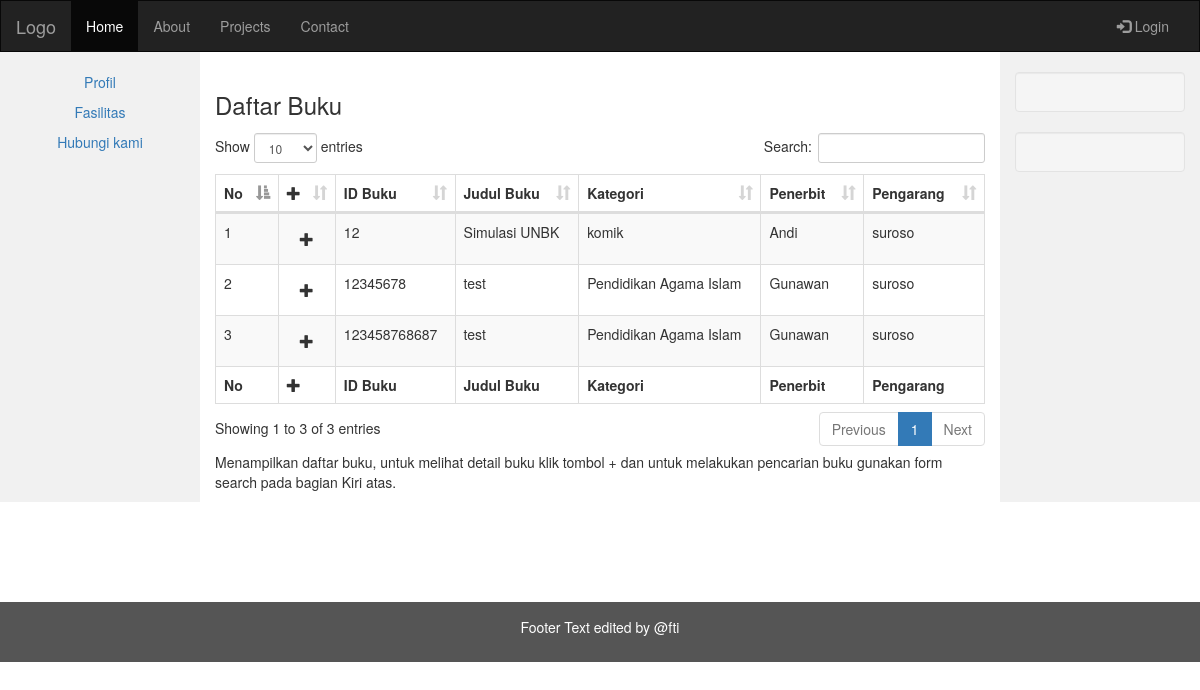
The page / on the database its author committed.
### tables this page shows
CREATE TABLE IF NOT EXISTS `tb_buku` (
  `id_buku` char(15) NOT NULL,
  `ISBN` varchar(20) NOT NULL,
  `judul` varchar(100) NOT NULL,
  `id_kategori` int(3) NOT NULL,
  `id_penerbit` int(3) NOT NULL,
  `id_pengarang` int(3) NOT NULL,
  `no_rak` int(2) NOT NULL,
  `thn_terbit` year(4) NOT NULL,
  `stok` int(3) NOT NULL,
  `ket` text NOT NULL
);

CREATE TABLE IF NOT EXISTS `tb_kategori` (
`id_kategori` int(3) NOT NULL,
  `kategori` varchar(50) NOT NULL
);

CREATE TABLE IF NOT EXISTS `tb_penerbit` (
`id_penerbit` int(3) NOT NULL,
  `nama_penerbit` varchar(50) NOT NULL,
  `id_provinsi` int(4) NOT NULL
);

CREATE TABLE IF NOT EXISTS `tb_pengarang` (
`id_pengarang` int(3) NOT NULL,
  `nama_pengarang` varchar(50) NOT NULL
);

### application/controllers/Buku.php (called while the page is built, shortened)
<?php if ( ! defined('BASEPATH')) exit('No direct script access allowed');
class Buku extends CI_Controller {
	public function index(){
		$data['title']='Home Perpustakaan';
			$data['pointer']="Buku";
			$data['classicon']="fa fa-book";
			$data['main_bread']="Data Buku";
			$data['sub_bread']="Daftar Buku";
			$data['desc']="Menampilkan Data Buku Perpustakaan";
			$data['data_buku'] = $this->Buku_model->getAllData("tb_buku");
			$data['data_kategori'] = $this->Buku_model->getAllData("tb_kategori");
			$data['data_penerbit'] = $this->Buku_model->getAllData("tb_penerbit");
			$data['data_pengarang'] = $this->Buku_model->getAllData("tb_pengarang");
			$data['data_rak'] = $this->Buku_model->getAllData("tb_rak");
			$tmp['content']=$this->load->view('global/R_buku',$data, TRUE);
			$this->load->view('global/layout',$tmp);
	}
}

### index.php (called while the page is built, shortened)
<?php
require_once BASEPATH.'core/CodeIgniter.php';

### application/models/Buku_model.php (called while the page is built, shortened)
<?php if ( ! defined('BASEPATH')) exit('No direct script access allowed');
class Buku_model extends CI_Model {
	public function getAllData($table)
	{
		return $this->db->get($table);
	}
}

### application/views/global/R_buku.php (the view, shortened to what this page needs)
<link rel="stylesheet" href="<?php echo base_url(); ?>assets/plugins/datatables/dataTables.bootstrap.css">
<div class="box box-solid box-primary">
  <div class="box-header with-border">
    <h3 class="box-title"><i class="fa fa-book"></i> Daftar Buku</h3>
  </div>
   <div class="box-body">
   <div class="form-group"></div>
   <table id="table-buku" class="table table-striped table-bordered" cellspacing="0" width="100%">
        <thead>
            <tr>
                <th>No</th>
                <th class="center"> <i class="glyphicon glyphicon-plus"></i></th>
                <th>ID Buku</th>
                <th>Judul Buku</th>
                <th>Kategori</th>
                <th>Penerbit</th>
                <th>Pengarang</th>
            </tr>
        </thead>
        <tfoot>
            <tr>
                <th>No</th>
                <th class="center"><i class="glyphicon glyphicon-plus"></i></th>
                <th>ID Buku</th>
                <th>Judul Buku</th>
                <th>Kategori</th>
                <th>Penerbit</th>
                <th>Pengarang</th>
            </tr>
        </tfoot>
        <tbody>
         <?php
  $no = 1;
    foreach($data_buku->result_array() as $op)
    {
    ?>
            <tr>
                <td><?php echo $no++ ;?></td>
                <td class="details-control"><i class="btn btn-box-tool" data-toggle="tooltip" title="Tampilkan Detail"><i class="glyphicon glyphicon-plus"></i></i>
                </td>
                <td><?php echo $op['id_buku'];?></td>
                <td><?php echo $op['judul'];?></td>
                <td><?php $kategori=$op['id_kategori'];
                    foreach ($data_kategori ->result_array()  as $op2) {
                      if($op2['id_kategori']==$kategori){
                          echo $op2['kategori'];
                      }
                    }?></td>
                <td><?php $penerbit=$op['id_penerbit'];
                    foreach ($data_penerbit ->result_array()  as $op2) {
                      if($op2['id_penerbit']==$penerbit){
                          echo $op2['nama_penerbit'];
                      }
                    }?></td>
                <td><?php $pengarang=$op['id_pengarang'];
                    foreach ($data_pengarang->result_array()  as $op2) {
                      if($op2['id_pengarang']==$pengarang){
                          echo $op2['nama_pengarang'];
                      }
                    }?></td>
            </tr>
<?php
    }
  ?>
         </tbody>
    </table>
  </div>
  <div class="box-footer">
    Menampilkan daftar buku, untuk melihat detail buku klik tombol + dan untuk melakukan pencarian buku gunakan form search pada bagian Kiri  atas.
  </div>
</div>

### application/views/global/layout.php (shortened to what this page needs)
<!DOCTYPE html>
<html lang="en">
<head>
  <link rel="stylesheet" href="https://maxcdn.bootstrapcdn.com/bootstrap/3.3.7/css/bootstrap.min.css">
</head>
<body>
<nav class="navbar navbar-inverse">
  <div class="container-fluid">
    <div class="navbar-header">
      <a class="navbar-brand" href="#">Logo</a>
    </div>
    <div class="collapse navbar-collapse" id="myNavbar">
      <ul class="nav navbar-nav">
        <li class="active"><a href="#">Home</a></li>
        <li><a href="#">About</a></li>
        <li><a href="#">Projects</a></li>
        <li><a href="#">Contact</a></li>
      </ul>
      <ul class="nav navbar-nav navbar-right">
        <li><a href="<?php echo base_url(); ?>web/log"><span class="glyphicon glyphicon-log-in"></span> Login</a></li>
      </ul>
    </div>
  </div>
</nav>
<div class="container-fluid text-center">
  <div class="row content">
    <div class="col-sm-2 sidenav">
      <p><a href="#">Profil</a></p>
      <p><a href="#">Fasilitas</a></p>
      <p><a href="#">Hubungi kami</a></p>
    </div>
    <div class="col-sm-8 text-left">
    <br>
        <?php echo $content; ?>
</body>
</html>
    <div class="col-sm-2 sidenav">
      <div class="well">
      </div>
      <div class="well">
      </div>
    </div>
<footer class="container-fluid text-center">
  <p>Footer Text edited by @fti</p>
</footer>
</body>
</html>

### application/views/global/layout.php (style rules this page uses)
.navbar { margin-bottom: 0; border-radius: 0; }
.row.content { height: 450px }
.sidenav { padding-top: 20px; background-color: #f1f1f1; height: 100%; }
footer { background-color: #555; color: white; padding: 15px; }

### rows shown on the page
tb_buku: id_buku "12", judul "Simulasi UNBK"
tb_kategori: kategori "komik"
tb_penerbit: nama_penerbit "Andi"
tb_pengarang: nama_pengarang "suroso"
tb_buku: id_buku "12345678", judul "test"
tb_kategori: kategori "Pendidikan Agama Islam"
tb_penerbit: nama_penerbit "Gunawan"
tb_buku: id_buku "123458768687", judul "test"
